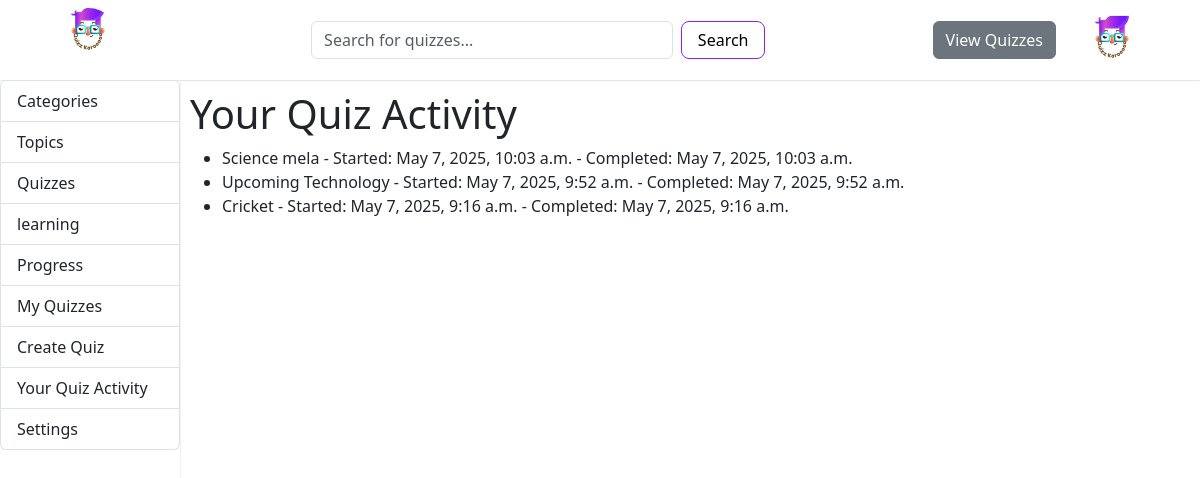
Screenshot of /user_activity/ (signed in) with the database file from the repository.
### quizapplication/models.py (models this page shows, shortened)
class UserQuizActivity(models.Model):
    user = models.ForeignKey(User, on_delete=models.CASCADE)
    quiz = models.ForeignKey(Quiz, on_delete=models.CASCADE)
    start_time = models.DateTimeField(auto_now_add=True)
    completed = models.BooleanField(default=False)
    completion_time = models.DateTimeField(null=True, blank=True)
    class Meta:
        unique_together = ('user', 'quiz')

class Quiz(models.Model):
    title = models.CharField(max_length=255)
    description = models.TextField(blank=True, null=True)
    topic = models.ForeignKey(Topic, related_name='quizzes', on_delete=models.CASCADE)
    created_at = models.DateTimeField(auto_now_add=True)
    updated_at = models.DateTimeField(auto_now=True)
    passing_score = models.PositiveIntegerField(default=50)
    is_dynamic = models.BooleanField(default=False)
    created_by = models.ForeignKey(User, on_delete=models.CASCADE, related_name='created_quizzes', null=True, blank=True)

### quizapplication/views.py (the view)
# urls.py: path('user_activity/', views.user_activity, name='user_activity'),
@login_required
def user_activity(request):
    activities = UserQuizActivity.objects.filter(user=request.user).order_by('-start_time')
    return render(request, 'quizzes/user_activity.html', {'activities': activities})

### templates/quizzes/user_activity.html
{% extends 'base.html' %}
{% block content %}
    <h1>Your Quiz Activity</h1>
    <ul>
        {% for activity in activities %}
            <li>
                {{ activity.quiz.title }} - Started: {{ activity.start_time }}
                {% if activity.completed %}
                    - Completed: {{ activity.completion_time }}
                {% else %}
                    - In Progress
                {% endif %}
            </li>
        {% endfor %}
    </ul>
{% endblock %}

### templates/base.html (style rules this page uses)
* { padding: 0px; margin: 0px; text-decoration: none; box-sizing: border-box; font-family: system-ui, -apple-system, BlinkMacSystemFont, 'Segoe UI', Roboto, Oxygen, Ubuntu, Cantarell, 'Open Sans', 'Helvetica Neue', sans-serif; }
html { min-width: 100vw; }
@media (min-width: 1000px) { body { width: 100vw; } }

### rows the page displays
UserQuizActivity: quiz "Science mela", start_time "May 7, 2025, 10:03 a.m.", completion_time "May 7, 2025, 10:03 a.m."
UserQuizActivity: quiz "Upcoming Technology", start_time "May 7, 2025, 9:52 a.m.", completion_time "May 7, 2025, 9:52 a.m."
UserQuizActivity: quiz "Cricket", start_time "May 7, 2025, 9:16 a.m.", completion_time "May 7, 2025, 9:16 a.m."
